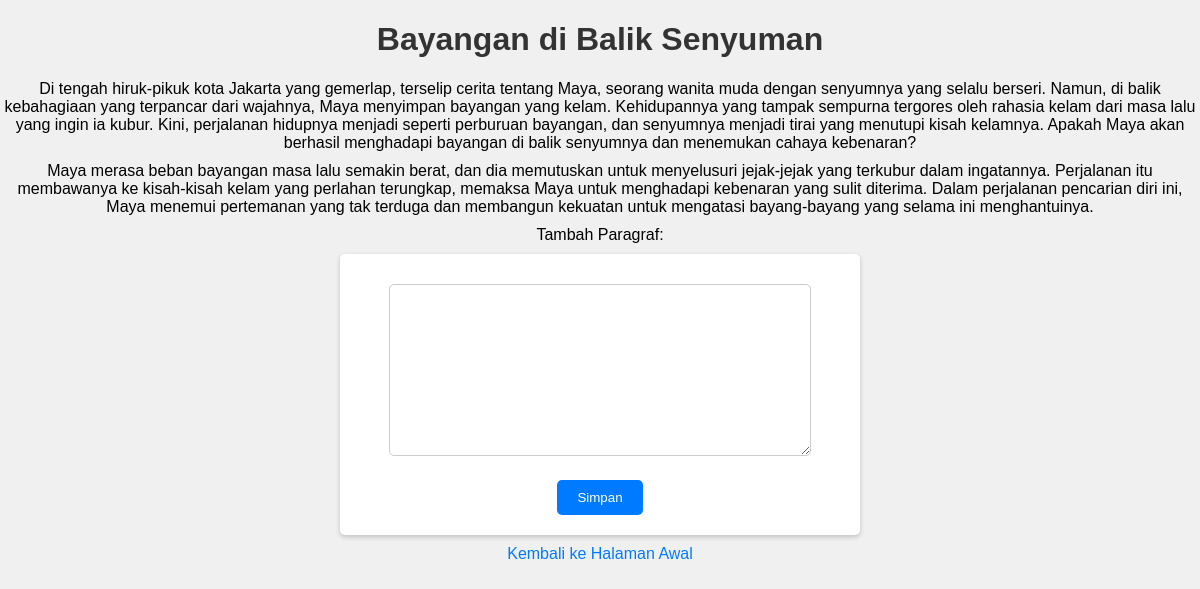
The page /lihat_cerita.php?idcerita=3 on the database its author committed.
### tables this page shows
CREATE TABLE `cerita` (
  `idcerita` int(11) NOT NULL AUTO_INCREMENT,
  `judul` varchar(100) DEFAULT NULL,
  `iduser_pembuat_awal` varchar(40) NOT NULL,
  PRIMARY KEY (`idcerita`),
  KEY `fk_cerita_users_idx` (`iduser_pembuat_awal`),
  CONSTRAINT `fk_cerita_users` FOREIGN KEY (`iduser_pembuat_awal`) REFERENCES `users` (`iduser`) ON DELETE NO ACTION ON UPDATE NO ACTION
);

CREATE TABLE `paragraf` (
  `idparagraf` int(11) NOT NULL AUTO_INCREMENT,
  `iduser` varchar(40) NOT NULL,
  `idcerita` int(11) NOT NULL,
  `isi_paragraf` varchar(1000) DEFAULT NULL,
  `tanggal_buat` timestamp NULL DEFAULT current_timestamp(),
  PRIMARY KEY (`idparagraf`),
  KEY `fk_paragraf_users1_idx` (`iduser`),
  KEY `fk_paragraf_cerita1_idx` (`idcerita`),
  CONSTRAINT `fk_paragraf_cerita1` FOREIGN KEY (`idcerita`) REFERENCES `cerita` (`idcerita`) ON DELETE NO ACTION ON UPDATE NO ACTION,
  CONSTRAINT `fk_paragraf_users1` FOREIGN KEY (`iduser`) REFERENCES `users` (`iduser`) ON DELETE NO ACTION ON UPDATE NO ACTION
);

### class/koneksi.php (called while the page is built, shortened)
<?php
    class Koneksi {
        public function __construct() {
            $this->conn = new mysqli("localhost", "root", "", "project_uts_fsp");
        }
    }
?>

### class/cerita.php (called while the page is built, shortened)
<?php
    require_once("koneksi.php");
    class Cerita extends Koneksi {
        public function getJudul($iduser="") {
            $sql = "SELECT judul FROM cerita where idcerita = ?";
            $stmt = $this->conn->prepare($sql);
            $stmt->bind_param("i", $iduser);
            $stmt->execute();
            $result = $stmt->get_result();
            return $result;
        }
        public function getAllParagraf($id_cerita="") {
            $sql = "SELECT * from paragraf p WHERE p.idcerita = ?";
            $stmt = $this->conn->prepare($sql);
            $stmt->bind_param("i", $id_cerita);
            $stmt->execute();
            $res = $stmt->get_result();
            return $res;
        }
    }
?>

### lihat_cerita.php (the view, shortened to what this page needs)
<?php
    require_once("class/cerita.php");
    $id_cerita = "";
    $judul = 0;
    if (isset($_GET["idcerita"])) {
        $id_cerita = $_GET["idcerita"];
    }
    $cerita = new Cerita();
    $result = $cerita->getJudul($id_cerita);
    if ($row = $result->fetch_assoc()) {
        $judul = $row["judul"];
    }
?>
<!DOCTYPE html>
<html lang="en">
<head>
</head>
<body>
    <?php
        $result = $cerita->getAllParagraf($id_cerita);
        echo "<h1>$judul</h1>";
        while ($row = $result->fetch_assoc()) {
            echo "<p>".$row["isi_paragraf"]."</p>";
        }
    ?>
    <p>Tambah Paragraf:</p>
    <form action="lihat_cerita.php" method="post">
        <p><textarea name="txttambahparagraf" id="" cols="30" rows="10"></textarea></p>
        <p><input type="submit" value="Simpan" name="btnsimpan"></p>
    </form>
    <p><a href="homepage.php">Kembali ke Halaman Awal</a></p>
</body>
</html>

### lihat_cerita.php (style rules this page uses)
body { font-family: Arial, sans-serif; background-color: #f0f0f0; text-align: center; margin: 0; padding: 0; }
h1 { color: #333; }
p { margin: 10px 0; }
form { background: #fff; max-width: 500px; margin: 0 auto; padding: 10px; border-radius: 5px; box-shadow: 0 2px 5px rgba(0, 0, 0, 0.2); }
textarea { width: 80%; padding: 10px; margin: 10px 0; border: 1px solid #ccc; border-radius: 5px; }
input[type="submit"] { background: #007BFF; color: #fff; border: none; padding: 10px 20px; border-radius: 5px; cursor: pointer; }
a { text-decoration: none; color: #007BFF; }

### rows shown on the page
cerita: judul "Bayangan di Balik Senyuman"
paragraf: isi_paragraf "Di tengah hiruk-pikuk kota Jakarta yang gemerlap, terselip cerita tentang Maya, seorang wanita muda dengan senyumnya yang selalu berseri. Namun, di balik kebahagiaan yang terpancar dari wajahnya, Maya menyimpan bayangan yang kelam. Kehidupannya yang tampak sempurna tergores oleh rahasia kelam dari masa lalu yang ingin ia kubur. Kini, perjalanan hidupnya menjadi seperti perburuan bayangan, dan senyumnya menjadi tirai yang menutupi kisah kelamnya. Apakah Maya akan berhasil menghadapi bayangan di balik senyumnya dan menemukan cahaya kebenaran?"
paragraf: isi_paragraf "Maya merasa beban bayangan masa lalu semakin berat, dan dia memutuskan untuk menyelusuri jejak-jejak yang terkubur dalam ingatannya. Perjalanan itu membawanya ke kisah-kisah kelam yang perlahan terungkap, memaksa Maya untuk menghadapi kebenaran yang sulit diterima. Dalam perjalanan pencarian diri ini, Maya menemui pertemanan yang tak terduga dan membangun kekuatan untuk mengatasi bayang-bayang yang selama ini menghantuinya."
